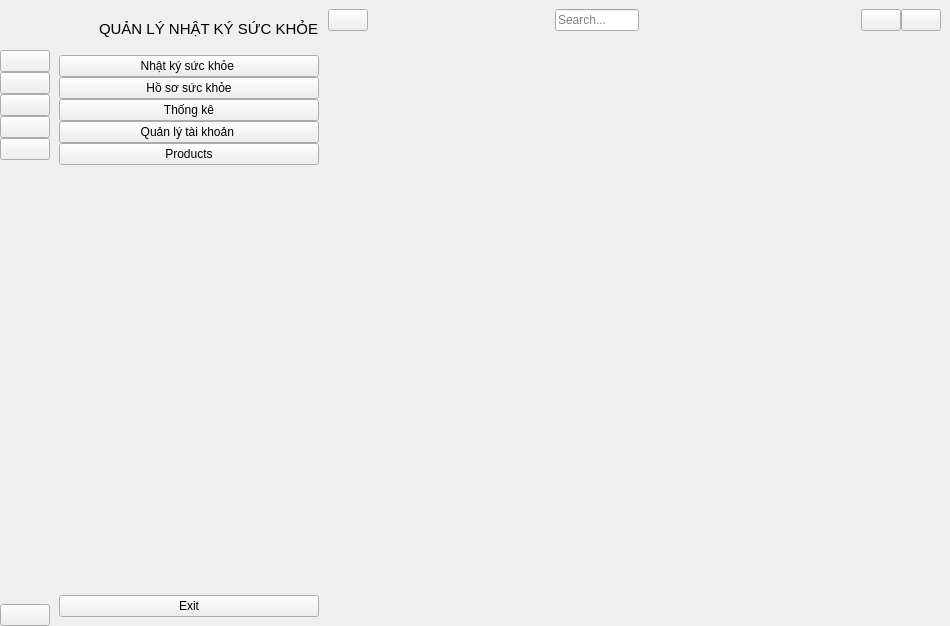
<?xml version="1.0" encoding="UTF-8"?>
<ui version="4.0">
 <class>MainWindow</class>
 <widget class="QMainWindow" name="MainWindow">
  <property name="geometry">
   <rect>
    <x>0</x>
    <y>0</y>
    <width>950</width>
    <height>626</height>
   </rect>
  </property>
  <property name="windowTitle">
   <string>MainWindow</string>
  </property>
  <widget class="QWidget" name="centralwidget">
   <layout class="QGridLayout" name="gridLayout">
    <property name="leftMargin">
     <number>0</number>
    </property>
    <property name="topMargin">
     <number>0</number>
    </property>
    <property name="rightMargin">
     <number>0</number>
    </property>
    <property name="bottomMargin">
     <number>0</number>
    </property>
    <property name="spacing">
     <number>0</number>
    </property>
    <item row="0" column="0">
     <widget class="QWidget" name="icon_only_widget" native="true">
      <layout class="QVBoxLayout" name="verticalLayout_3">
       <property name="spacing">
        <number>0</number>
       </property>
       <property name="leftMargin">
        <number>0</number>
       </property>
       <property name="topMargin">
        <number>0</number>
       </property>
       <property name="rightMargin">
        <number>0</number>
       </property>
       <property name="bottomMargin">
        <number>0</number>
       </property>
       <item>
        <layout class="QHBoxLayout" name="horizontalLayout_3">
         <item>
          <widget class="QLabel" name="logo_label_1">
           <property name="minimumSize">
            <size>
             <width>50</width>
             <height>50</height>
            </size>
           </property>
           <property name="maximumSize">
            <size>
             <width>50</width>
             <height>50</height>
            </size>
           </property>
           <property name="text">
            <string/>
           </property>
           <property name="pixmap">
            <pixmap resource="../resource.qrc">:/icon/icon/Logo.png</pixmap>
           </property>
           <property name="scaledContents">
            <bool>true</bool>
           </property>
          </widget>
         </item>
        </layout>
       </item>
       <item>
        <layout class="QVBoxLayout" name="verticalLayout">
         <property name="spacing">
          <number>0</number>
         </property>
         <item>
          <widget class="QPushButton" name="NhatKy_btn_1">
           <property name="text">
            <string/>
           </property>
           <property name="icon">
            <iconset resource="../resource.qrc">
             <normaloff>:/icon/icon/home-4-32.ico</normaloff>
             <normalon>:/icon/icon/home-4-48.ico</normalon>:/icon/icon/home-4-32.ico</iconset>
           </property>
           <property name="iconSize">
            <size>
             <width>20</width>
             <height>20</height>
            </size>
           </property>
           <property name="checkable">
            <bool>true</bool>
           </property>
           <property name="autoExclusive">
            <bool>true</bool>
           </property>
          </widget>
         </item>
         <item>
          <widget class="QPushButton" name="HoSo_btn_1">
           <property name="text">
            <string/>
           </property>
           <property name="icon">
            <iconset resource="../resource.qrc">
             <normaloff>:/icon/icon/group-32.ico</normaloff>
             <normalon>:/icon/icon/group-48.ico</normalon>:/icon/icon/group-32.ico</iconset>
           </property>
           <property name="iconSize">
            <size>
             <width>20</width>
             <height>20</height>
            </size>
           </property>
           <property name="checkable">
            <bool>true</bool>
           </property>
           <property name="autoExclusive">
            <bool>true</bool>
           </property>
          </widget>
         </item>
         <item>
          <widget class="QPushButton" name="ThongKe_btn_1">
           <property name="text">
            <string/>
           </property>
           <property name="icon">
            <iconset resource="../resource.qrc">
             <normaloff>:/icon/icon/dashboard-5-32.ico</normaloff>
             <normalon>:/icon/icon/dashboard-5-48.ico</normalon>:/icon/icon/dashboard-5-32.ico</iconset>
           </property>
           <property name="iconSize">
            <size>
             <width>20</width>
             <height>20</height>
            </size>
           </property>
           <property name="checkable">
            <bool>true</bool>
           </property>
           <property name="autoExclusive">
            <bool>true</bool>
           </property>
          </widget>
         </item>
         <item>
          <widget class="QPushButton" name="QuanLyTaiKhoan_btn_1">
           <property name="text">
            <string/>
           </property>
           <property name="icon">
            <iconset resource="../resource.qrc">
             <normaloff>:/icon/icon/activity-feed-32.ico</normaloff>
             <normalon>:/icon/icon/activity-feed-48.ico</normalon>:/icon/icon/activity-feed-32.ico</iconset>
           </property>
           <property name="iconSize">
            <size>
             <width>20</width>
             <height>20</height>
            </size>
           </property>
           <property name="checkable">
            <bool>true</bool>
           </property>
           <property name="autoExclusive">
            <bool>true</bool>
           </property>
          </widget>
         </item>
         <item>
          <widget class="QPushButton" name="products_btn_1">
           <property name="text">
            <string/>
           </property>
           <property name="icon">
            <iconset resource="../resource.qrc">
             <normaloff>:/icon/icon/product-32.ico</normaloff>
             <normalon>:/icon/icon/product-48.ico</normalon>:/icon/icon/product-32.ico</iconset>
           </property>
           <property name="iconSize">
            <size>
             <width>20</width>
             <height>20</height>
            </size>
           </property>
           <property name="checkable">
            <bool>true</bool>
           </property>
           <property name="autoExclusive">
            <bool>true</bool>
           </property>
          </widget>
         </item>
        </layout>
       </item>
       <item>
        <spacer name="verticalSpacer">
         <property name="orientation">
          <enum>Qt::Vertical</enum>
         </property>
         <property name="sizeHint" stdset="0">
          <size>
           <width>20</width>
           <height>375</height>
          </size>
         </property>
        </spacer>
       </item>
       <item>
        <widget class="QPushButton" name="exit_btn_1">
         <property name="text">
          <string/>
         </property>
         <property name="icon">
          <iconset resource="../resource.qrc">
           <normaloff>:/icon/icon/close-window-64.ico</normaloff>:/icon/icon/close-window-64.ico</iconset>
         </property>
         <property name="iconSize">
          <size>
           <width>20</width>
           <height>20</height>
          </size>
         </property>
        </widget>
       </item>
      </layout>
     </widget>
    </item>
    <item row="0" column="1">
     <widget class="QWidget" name="full_menu_widget" native="true">
      <layout class="QVBoxLayout" name="verticalLayout_4">
       <item>
        <layout class="QHBoxLayout" name="horizontalLayout_2">
         <property name="spacing">
          <number>0</number>
         </property>
         <item>
          <widget class="QLabel" name="logo_label_2">
           <property name="minimumSize">
            <size>
             <width>40</width>
             <height>40</height>
            </size>
           </property>
           <property name="maximumSize">
            <size>
             <width>40</width>
             <height>40</height>
            </size>
           </property>
           <property name="text">
            <string/>
           </property>
           <property name="pixmap">
            <pixmap resource="../resource.qrc">:/icon/icon/Logo.png</pixmap>
           </property>
           <property name="scaledContents">
            <bool>true</bool>
           </property>
          </widget>
         </item>
         <item>
          <widget class="QLabel" name="logo_label_3">
           <property name="font">
            <font>
             <pointsize>11</pointsize>
            </font>
           </property>
           <property name="text">
            <string>QUẢN LÝ NHẬT KÝ SỨC KHỎE</string>
           </property>
          </widget>
         </item>
        </layout>
       </item>
       <item>
        <layout class="QVBoxLayout" name="verticalLayout_2">
         <property name="spacing">
          <number>0</number>
         </property>
         <item>
          <widget class="QPushButton" name="NhatKy_btn_2">
           <property name="text">
            <string>Nhật ký sức khỏe </string>
           </property>
           <property name="icon">
            <iconset resource="../resource.qrc">
             <normaloff>:/icon/icon/home-4-32.ico</normaloff>
             <normalon>:/icon/icon/home-4-48.ico</normalon>:/icon/icon/home-4-32.ico</iconset>
           </property>
           <property name="iconSize">
            <size>
             <width>14</width>
             <height>14</height>
            </size>
           </property>
           <property name="checkable">
            <bool>true</bool>
           </property>
           <property name="autoExclusive">
            <bool>true</bool>
           </property>
          </widget>
         </item>
         <item>
          <widget class="QPushButton" name="HoSo_btn_2">
           <property name="text">
            <string>Hồ sơ sức khỏe</string>
           </property>
           <property name="icon">
            <iconset resource="../resource.qrc">
             <normaloff>:/icon/icon/group-32.ico</normaloff>
             <normalon>:/icon/icon/group-48.ico</normalon>:/icon/icon/group-32.ico</iconset>
           </property>
           <property name="iconSize">
            <size>
             <width>14</width>
             <height>14</height>
            </size>
           </property>
           <property name="checkable">
            <bool>true</bool>
           </property>
           <property name="autoExclusive">
            <bool>true</bool>
           </property>
          </widget>
         </item>
         <item>
          <widget class="QPushButton" name="ThongKe_btn_2">
           <property name="text">
            <string>Thống kê</string>
           </property>
           <property name="icon">
            <iconset resource="../resource.qrc">
             <normaloff>:/icon/icon/dashboard-5-32.ico</normaloff>
             <normalon>:/icon/icon/dashboard-5-48.ico</normalon>:/icon/icon/dashboard-5-32.ico</iconset>
           </property>
           <property name="iconSize">
            <size>
             <width>14</width>
             <height>14</height>
            </size>
           </property>
           <property name="checkable">
            <bool>true</bool>
           </property>
           <property name="autoExclusive">
            <bool>true</bool>
           </property>
          </widget>
         </item>
         <item>
          <widget class="QPushButton" name="QuanLyTaiKhoan_btn_2">
           <property name="text">
            <string>Quản lý tài khoản </string>
           </property>
           <property name="icon">
            <iconset resource="../resource.qrc">
             <normaloff>:/icon/icon/activity-feed-32.ico</normaloff>
             <normalon>:/icon/icon/activity-feed-48.ico</normalon>:/icon/icon/activity-feed-32.ico</iconset>
           </property>
           <property name="iconSize">
            <size>
             <width>14</width>
             <height>14</height>
            </size>
           </property>
           <property name="checkable">
            <bool>true</bool>
           </property>
           <property name="autoExclusive">
            <bool>true</bool>
           </property>
          </widget>
         </item>
         <item>
          <widget class="QPushButton" name="products_btn_2">
           <property name="text">
            <string>Products</string>
           </property>
           <property name="icon">
            <iconset resource="../resource.qrc">
             <normaloff>:/icon/icon/product-32.ico</normaloff>
             <normalon>:/icon/icon/product-48.ico</normalon>:/icon/icon/product-32.ico</iconset>
           </property>
           <property name="iconSize">
            <size>
             <width>14</width>
             <height>14</height>
            </size>
           </property>
           <property name="checkable">
            <bool>true</bool>
           </property>
           <property name="autoExclusive">
            <bool>true</bool>
           </property>
          </widget>
         </item>
        </layout>
       </item>
       <item>
        <spacer name="verticalSpacer_2">
         <property name="orientation">
          <enum>Qt::Vertical</enum>
         </property>
         <property name="sizeHint" stdset="0">
          <size>
           <width>20</width>
           <height>373</height>
          </size>
         </property>
        </spacer>
       </item>
       <item>
        <widget class="QPushButton" name="exit_btn_2">
         <property name="text">
          <string>Exit</string>
         </property>
         <property name="icon">
          <iconset resource="../resource.qrc">
           <normaloff>:/icon/icon/close-window-64.ico</normaloff>:/icon/icon/close-window-64.ico</iconset>
         </property>
         <property name="iconSize">
          <size>
           <width>14</width>
           <height>14</height>
          </size>
         </property>
        </widget>
       </item>
      </layout>
     </widget>
    </item>
    <item row="0" column="2">
     <widget class="QWidget" name="widget_3" native="true">
      <layout class="QVBoxLayout" name="verticalLayout_5">
       <property name="spacing">
        <number>0</number>
       </property>
       <property name="leftMargin">
        <number>0</number>
       </property>
       <property name="topMargin">
        <number>0</number>
       </property>
       <property name="rightMargin">
        <number>0</number>
       </property>
       <property name="bottomMargin">
        <number>0</number>
       </property>
       <item>
        <widget class="QWidget" name="widget" native="true">
         <property name="minimumSize">
          <size>
           <width>0</width>
           <height>40</height>
          </size>
         </property>
         <layout class="QHBoxLayout" name="horizontalLayout_4">
          <property name="spacing">
           <number>0</number>
          </property>
          <property name="leftMargin">
           <number>0</number>
          </property>
          <property name="topMargin">
           <number>0</number>
          </property>
          <property name="rightMargin">
           <number>9</number>
          </property>
          <property name="bottomMargin">
           <number>0</number>
          </property>
          <item>
           <widget class="QPushButton" name="change_btn">
            <property name="text">
             <string/>
            </property>
            <property name="icon">
             <iconset resource="../resource.qrc">
              <normaloff>:/icon/icon/menu-4-32.ico</normaloff>:/icon/icon/menu-4-32.ico</iconset>
            </property>
            <property name="iconSize">
             <size>
              <width>14</width>
              <height>14</height>
             </size>
            </property>
            <property name="checkable">
             <bool>true</bool>
            </property>
           </widget>
          </item>
          <item>
           <spacer name="horizontalSpacer">
            <property name="orientation">
             <enum>Qt::Horizontal</enum>
            </property>
            <property name="sizeHint" stdset="0">
             <size>
              <width>236</width>
              <height>20</height>
             </size>
            </property>
           </spacer>
          </item>
          <item>
           <layout class="QHBoxLayout" name="horizontalLayout">
            <property name="spacing">
             <number>10</number>
            </property>
            <item>
             <widget class="QLineEdit" name="search_input">
              <property name="placeholderText">
               <string>Search...</string>
              </property>
             </widget>
            </item>
            <item>
             <spacer name="horizontalSpacer_2">
              <property name="orientation">
               <enum>Qt::Horizontal</enum>
              </property>
              <property name="sizeHint" stdset="0">
               <size>
                <width>236</width>
                <height>20</height>
               </size>
              </property>
             </spacer>
            </item>
            <item>
             <widget class="QPushButton" name="search_btn">
              <property name="text">
               <string/>
              </property>
              <property name="icon">
               <iconset resource="../resource.qrc">
                <normaloff>:/icon/icon/search-13-48.ico</normaloff>:/icon/icon/search-13-48.ico</iconset>
              </property>
             </widget>
            </item>
           </layout>
          </item>
          <item>
           <widget class="QPushButton" name="user_btn">
            <property name="text">
             <string/>
            </property>
            <property name="icon">
             <iconset resource="../resource.qrc">
              <normaloff>:/icon/icon/user-48.ico</normaloff>:/icon/icon/user-48.ico</iconset>
            </property>
           </widget>
          </item>
         </layout>
        </widget>
       </item>
       <item>
        <widget class="QStackedWidget" name="stackedWidget">
         <property name="currentIndex">
          <number>1</number>
         </property>
         <widget class="QWidget" name="page">
          <layout class="QGridLayout" name="gridLayout_2"/>
         </widget>
         <widget class="QWidget" name="page_2">
          <layout class="QGridLayout" name="gridLayout_3"/>
         </widget>
         <widget class="QWidget" name="page_3">
          <layout class="QGridLayout" name="gridLayout_4"/>
         </widget>
         <widget class="QWidget" name="page_4">
          <layout class="QGridLayout" name="gridLayout_5"/>
         </widget>
         <widget class="QWidget" name="page_5">
          <layout class="QGridLayout" name="gridLayout_6"/>
         </widget>
         <widget class="QWidget" name="page_6">
          <layout class="QGridLayout" name="gridLayout_7"/>
         </widget>
         <widget class="QWidget" name="page_7">
          <layout class="QGridLayout" name="gridLayout_8"/>
         </widget>
        </widget>
       </item>
      </layout>
     </widget>
    </item>
   </layout>
  </widget>
 </widget>
 <resources>
  <include location="../resource.qrc"/>
  <include location="../resource.qrc"/>
 </resources>
 <connections>
  <connection>
   <sender>change_btn</sender>
   <signal>toggled(bool)</signal>
   <receiver>icon_only_widget</receiver>
   <slot>setVisible(bool)</slot>
   <hints>
    <hint type="sourcelabel">
     <x>197</x>
     <y>23</y>
    </hint>
    <hint type="destinationlabel">
     <x>50</x>
     <y>362</y>
    </hint>
   </hints>
  </connection>
  <connection>
   <sender>change_btn</sender>
   <signal>toggled(bool)</signal>
   <receiver>full_menu_widget</receiver>
   <slot>setHidden(bool)</slot>
   <hints>
    <hint type="sourcelabel">
     <x>188</x>
     <y>25</y>
    </hint>
    <hint type="destinationlabel">
     <x>173</x>
     <y>257</y>
    </hint>
   </hints>
  </connection>
  <connection>
   <sender>NhatKy_btn_1</sender>
   <signal>toggled(bool)</signal>
   <receiver>NhatKy_btn_2</receiver>
   <slot>setChecked(bool)</slot>
   <hints>
    <hint type="sourcelabel">
     <x>27</x>
     <y>69</y>
    </hint>
    <hint type="destinationlabel">
     <x>72</x>
     <y>76</y>
    </hint>
   </hints>
  </connection>
  <connection>
   <sender>ThongKe_btn_1</sender>
   <signal>toggled(bool)</signal>
   <receiver>ThongKe_btn_2</receiver>
   <slot>setChecked(bool)</slot>
   <hints>
    <hint type="sourcelabel">
     <x>33</x>
     <y>100</y>
    </hint>
    <hint type="destinationlabel">
     <x>67</x>
     <y>99</y>
    </hint>
   </hints>
  </connection>
  <connection>
   <sender>QuanLyTaiKhoan_btn_1</sender>
   <signal>toggled(bool)</signal>
   <receiver>QuanLyTaiKhoan_btn_2</receiver>
   <slot>setChecked(bool)</slot>
   <hints>
    <hint type="sourcelabel">
     <x>33</x>
     <y>123</y>
    </hint>
    <hint type="destinationlabel">
     <x>69</x>
     <y>125</y>
    </hint>
   </hints>
  </connection>
  <connection>
   <sender>products_btn_1</sender>
   <signal>toggled(bool)</signal>
   <receiver>products_btn_2</receiver>
   <slot>setChecked(bool)</slot>
   <hints>
    <hint type="sourcelabel">
     <x>24</x>
     <y>148</y>
    </hint>
    <hint type="destinationlabel">
     <x>72</x>
     <y>148</y>
    </hint>
   </hints>
  </connection>
  <connection>
   <sender>HoSo_btn_1</sender>
   <signal>toggled(bool)</signal>
   <receiver>HoSo_btn_2</receiver>
   <slot>setChecked(bool)</slot>
   <hints>
    <hint type="sourcelabel">
     <x>33</x>
     <y>177</y>
    </hint>
    <hint type="destinationlabel">
     <x>67</x>
     <y>172</y>
    </hint>
   </hints>
  </connection>
  <connection>
   <sender>NhatKy_btn_2</sender>
   <signal>toggled(bool)</signal>
   <receiver>NhatKy_btn_1</receiver>
   <slot>setChecked(bool)</slot>
   <hints>
    <hint type="sourcelabel">
     <x>70</x>
     <y>63</y>
    </hint>
    <hint type="destinationlabel">
     <x>41</x>
     <y>60</y>
    </hint>
   </hints>
  </connection>
  <connection>
   <sender>ThongKe_btn_2</sender>
   <signal>toggled(bool)</signal>
   <receiver>ThongKe_btn_1</receiver>
   <slot>setChecked(bool)</slot>
   <hints>
    <hint type="sourcelabel">
     <x>160</x>
     <y>99</y>
    </hint>
    <hint type="destinationlabel">
     <x>26</x>
     <y>90</y>
    </hint>
   </hints>
  </connection>
  <connection>
   <sender>QuanLyTaiKhoan_btn_2</sender>
   <signal>toggled(bool)</signal>
   <receiver>QuanLyTaiKhoan_btn_1</receiver>
   <slot>setChecked(bool)</slot>
   <hints>
    <hint type="sourcelabel">
     <x>143</x>
     <y>112</y>
    </hint>
    <hint type="destinationlabel">
     <x>39</x>
     <y>114</y>
    </hint>
   </hints>
  </connection>
  <connection>
   <sender>products_btn_2</sender>
   <signal>toggled(bool)</signal>
   <receiver>products_btn_1</receiver>
   <slot>setChecked(bool)</slot>
   <hints>
    <hint type="sourcelabel">
     <x>162</x>
     <y>142</y>
    </hint>
    <hint type="destinationlabel">
     <x>43</x>
     <y>144</y>
    </hint>
   </hints>
  </connection>
  <connection>
   <sender>HoSo_btn_2</sender>
   <signal>toggled(bool)</signal>
   <receiver>HoSo_btn_1</receiver>
   <slot>setChecked(bool)</slot>
   <hints>
    <hint type="sourcelabel">
     <x>162</x>
     <y>163</y>
    </hint>
    <hint type="destinationlabel">
     <x>39</x>
     <y>184</y>
    </hint>
   </hints>
  </connection>
  <connection>
   <sender>exit_btn_2</sender>
   <signal>clicked()</signal>
   <receiver>MainWindow</receiver>
   <slot>close()</slot>
   <hints>
    <hint type="sourcelabel">
     <x>126</x>
     <y>584</y>
    </hint>
    <hint type="destinationlabel">
     <x>284</x>
     <y>606</y>
    </hint>
   </hints>
  </connection>
  <connection>
   <sender>exit_btn_1</sender>
   <signal>clicked()</signal>
   <receiver>MainWindow</receiver>
   <slot>close()</slot>
   <hints>
    <hint type="sourcelabel">
     <x>34</x>
     <y>592</y>
    </hint>
    <hint type="destinationlabel">
     <x>47</x>
     <y>626</y>
    </hint>
   </hints>
  </connection>
 </connections>
</ui>
